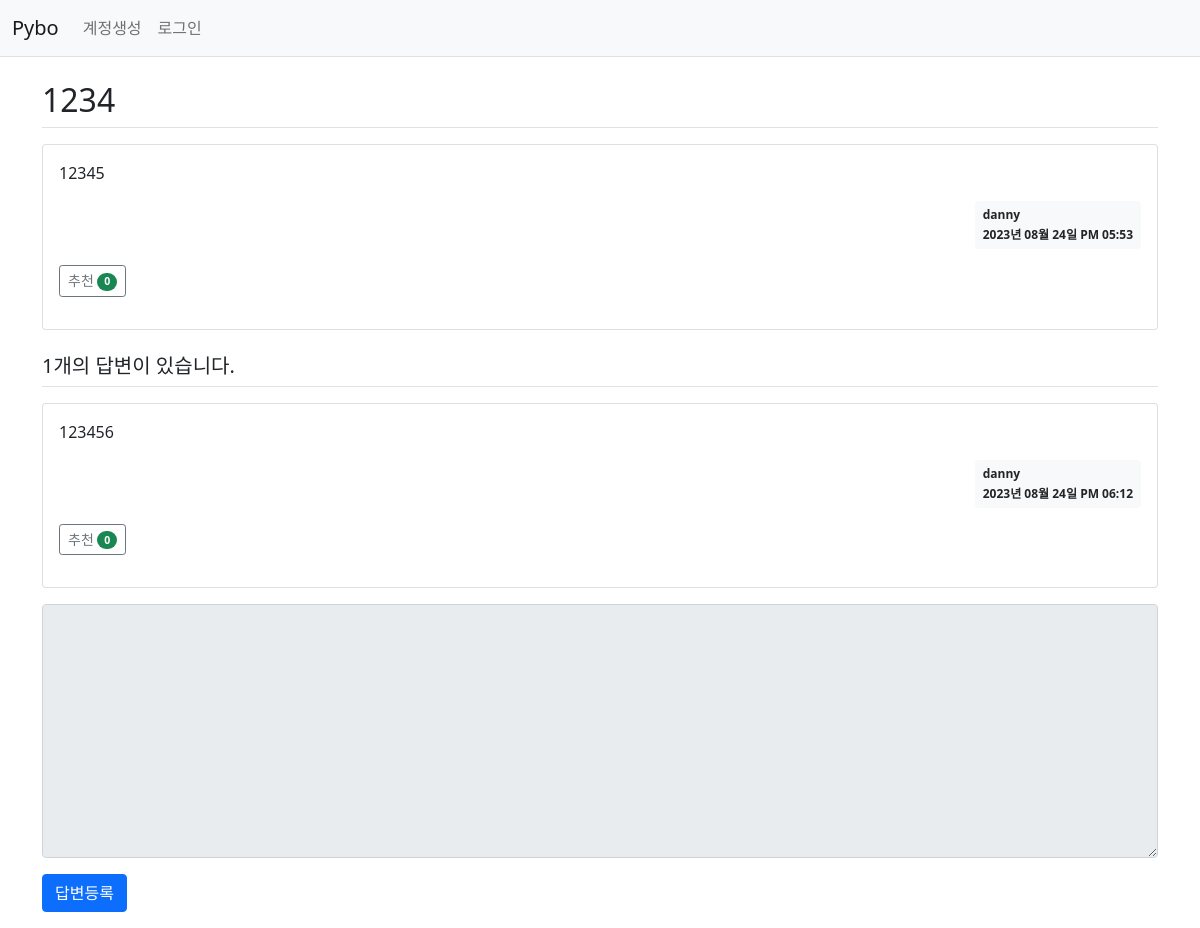
/question/detail/3/, run on the app's committed database.
### pybo/models.py (models this page shows)
class Question(db.Model):
    id = db.Column(db.Integer, primary_key = True)
    subject = db.Column(db.String(200), nullable = False)
    content = db.Column(db.Text(), nullable = False)
    create_date = db.Column(db.DateTime(), nullable = False)
    user_id = db.Column(db.Integer, db.ForeignKey('user.id', ondelete='CASCADE'), nullable=False)
    user = db.relationship('User', backref=db.backref('question_set'))
    modify_date = db.Column(db.DateTime(), nullable=True)
    voter = db.relationship('User', secondary=question_voter, backref=db.backref('question_voter_set'))

class User(db.Model):
    id = db.Column(db.Integer, primary_key=True)
    username = db.Column(db.String(150), unique=True, nullable=False)
    password = db.Column(db.String(200), nullable=False)
    email = db.Column(db.String(120), unique=True, nullable=False)

class Answer(db.Model):
    id = db.Column(db.Integer, primary_key=True)
    question_id = db.Column(db.Integer, db.ForeignKey('question.id', ondelete = 'CASCADE'))
    question = db.relationship('Question', backref = db.backref('answer_set', cascade='all, delete-orphan'))
    content = db.Column(db.Text(), nullable = False)
    create_date = db.Column(db.DateTime(), nullable = False)
    user_id = db.Column(db.Integer, db.ForeignKey('user.id', ondelete='CASCADE'), nullable=False)
    user = db.relationship('User', backref=db.backref('answer_set'))
    modify_date = db.Column(db.DateTime(), nullable=True)
    voter = db.relationship('User', secondary=answer_voter, backref=db.backref('answer_voter_set'))

### pybo/views/question_views.py (the view)
@bp.route('/detail/<int:question_id>/')
def detail(question_id):
    form = AnswerForm()
    question = Question.query.get_or_404(question_id)
    return render_template('question/question_detail.html', question = question, form=form)

### pybo/forms.py
class AnswerForm(FlaskForm):
    content = TextAreaField('내용', validators=[DataRequired('내용은 필수입력 항목입니다.')])

### pybo/filter.py (called while the page is built)
def format_datetime(value, fmt='%Y년 %m월 %d일 %p %I:%M'):
    return value.strftime(fmt)

### pybo/views/auth_views.py (called while the page is built)
@bp.before_app_request
def load_logged_in_user():
    user_id = session.get('user_id')
    if user_id is None:
        g.user = None       # g.user : User 객체가 저장됨
    else:
        g.user = User.query.get(user_id)

### pybo/templates/question/question_detail.html (shortened to what this page needs)
{% extends 'base.html' %}
{% block content %}
<div class="container my-3">
    <h2 class="border-bottom py-2">{{ question.subject }}</h2>
    <div class="card my-3">
        <div class="card-body">
            <div class="card-text">{{ question.content|markdown }}</div>
            <div class="d-flex justify-content-end">
                <div class="badge bg-light text-dark p-2 text-start">
                    <div class="mb-2">{{ question.user.username }}</div>
                    <div>{{ question.create_date|datetime }}</div>
                </div>
            </div>
            <div class="my-3">
                <a href="javascript:void(0)" data-uri="{{ url_for('question.vote', question_id=question.id) }}"
                   class="recommend btn btn-sm btn-outline-secondary"> 추천
                    <span class="badge rounded-pill bg-success">{{ question.voter|length }}</span>
                </a>
            </div>
        </div>
    </div>
    <h5 class="border-bottom my-3 py-2">{{ question.answer_set|length }}개의 답변이 있습니다.</h5>
    {% for answer in question.answer_set %}
    <div class="card my-3">
        <div class="card-body">
            <div class="card-text">{{ answer.content|markdown }}</div>
            <div class="d-flex justify-content-end">
                <div class="badge bg-light text-dark p-2 text-start">
                    <div class="mb-2">{{ answer.user.username }}</div>
                    <div>{{ answer.create_date|datetime }}</div>
                </div>
            </div>
            <div class="my-3">
                <a href="javascript:void(0)" data-uri="{{ url_for('answer.vote', answer_id=answer.id) }}"
                   class="recommend btn btn-sm btn-outline-secondary"> 추천
                    <span class="badge rounded-pill bg-success">{{ answer.voter|length }}</span>
                </a>
            </div>
        </div>
    </div>
    {% endfor %}
    <form action="{{ url_for('answer.create', question_id=question.id) }}" method="post" class="my-3">
        <div class="mb-3">
            <textarea {% if not g.user %} disabled {% endif %}
                      name="content" id="content" class="form-control" rows="10"></textarea>
        </div>
        <input type="submit" value="답변등록" class="btn btn-primary">
    </form>
</div>
{% endblock %}

### data on the page
Question: subject "1234", content "12345", create_date "2023년 08월 24일 PM 05:53"
User: user.username "danny"
Answer: content "123456", user.username "danny", create_date "2023년 08월 24일 PM 06:12", voter|length "0"

### other printed values
{{ question.voter|length }} "0"
{{ question.answer_set|length }} "1"
